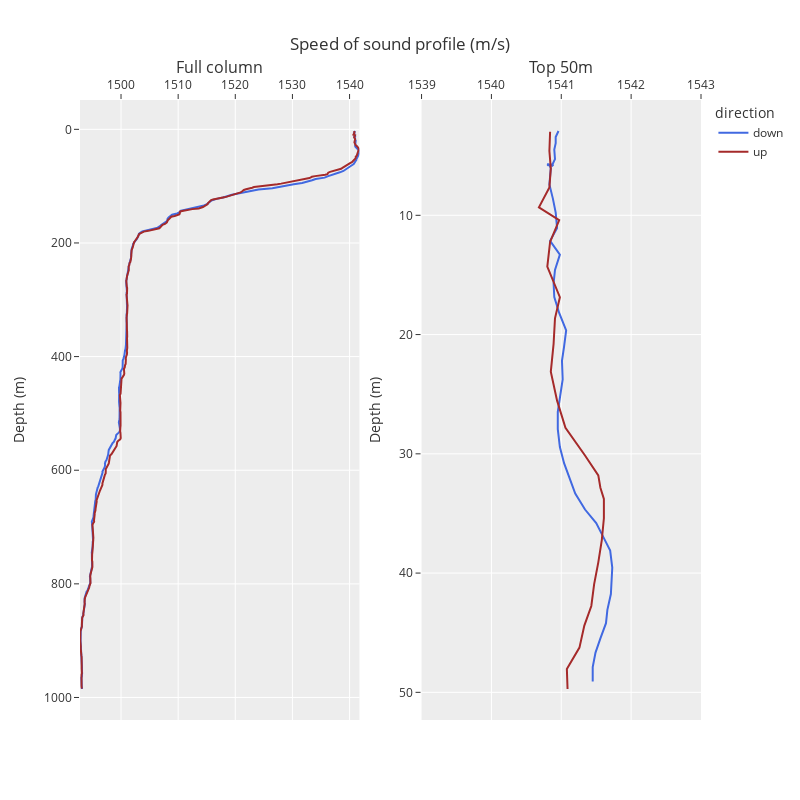

This figure's notebook cell:
### Markdown cell above
### Speed of sound profiles

### Code cell
fig = make_subplots(
    rows=1,cols=2,
    subplot_titles=("Full column","Top 50m")
                   )

fig.add_trace(
    go.Scatter(x=df_down['SoS'],y=df_down['Depth'],line=dict(color='royalblue'),showlegend=False),
    row=1,col=1
)

fig.add_trace(
    go.Scatter(x=df_up['SoS'],y=df_up['Depth'],line=dict(color='brown'),showlegend=False),
    row=1,col=1
)


fig.add_trace(
    go.Scatter(x=top_down["SoS"],y=top_down["Depth"],line=dict(color='royalblue'),name='down'),
    row=1,col=2
)

fig.add_trace(
    go.Scatter(x=top_up["SoS"],y=top_up["Depth"],line=dict(color='brown'),name='up'),
    row=1,col=2
)


fig.update_yaxes(autorange="reversed", row=1, col=1)
fig.update_yaxes(autorange="reversed", row=1, col=2)
fig.update_xaxes(range=[1539,1543],row=1,col=2)

fig.update_layout(
    title_text="Speed of sound profile (m/s)",
    xaxis2={'side':'top'},
    xaxis={'side':'top'},
    yaxis_title="Depth (m)",
    yaxis2_title="Depth (m)",
    legend_title="direction",
    template='ggplot2',
    height=800,
    width=800,
    
    
)
fig.update_annotations(yshift=20)

#fig.layout

### Figure 1 — Plotly figure (JSON) as saved in the notebook; plotly's stock layout.template omitted (floating-point values rounded to 4 significant figures; data arrays with more than 128 entries replaced by an {"elided": "..."} marker saying what was removed)
{"data": [{"line": {"color": "royalblue"}, "showlegend": false, "type": "scatter", "x": {"elided": "532 float values"}, "xaxis": "x", "y": {"elided": "532 float values"}, "yaxis": "y"}, {"line": {"color": "brown"}, "showlegend": false, "type": "scatter", "x": {"elided": "501 float values"}, "xaxis": "x", "y": {"elided": "501 float values"}, "yaxis": "y"}, {"line": {"color": "royalblue"}, "name": "down", "type": "scatter", "x": [1541.0, 1541.0, 1541.0, 1541.0, 1541.0, 1541.0, 1541.0, 1541.0, 1541.0, 1541.0, 1541.0, 1541.0, 1541.0, 1541.0, 1541.0, 1541.0, 1541.0, 1541.0, 1541.0, 1541.0, 1541.0, 1541.0, 1541.0, 1541.0, 1541.0, 1541.0, 1541.0, 1541.0, 1541.0, 1541.0, 1541.0, 1541.0, 1541.0, 1541.0, 1541.0, 1541.0, 1541.0, 1541.0, 1541.0, 1541.0, 1541.0, 1541.0, 1541.0, 1541.0, 1541.0, 1541.0, 1541.0, 1541.0, 1541.0, 1541.0, 1541.0, 1541.0, 1541.0, 1541.0, 1541.0, 1541.0, 1541.0, 1541.0, 1541.0, 1542.0, 1542.0, 1542.0, 1542.0, 1542.0, 1542.0, 1542.0, 1542.0, 1542.0, 1541.0, 1541.0, 1541.0], "xaxis": "x2", "y": [2.93, 3.44, 3.95, 4.48, 5.29, 5.78, 5.79, 5.77, 5.75, 5.81, 5.78, 5.78, 5.81, 5.81, 5.78, 5.69, 5.81, 5.77, 5.69, 5.79, 5.85, 5.79, 5.8, 5.75, 5.8, 5.76, 5.79, 5.74, 5.81, 5.74, 5.69, 5.78, 5.79, 5.75, 5.79, 5.75, 6.07, 7.41, 8.6, 9.77, 11.07, 12.14, 13.29, 14.58, 15.69, 16.85, 18.19, 19.65, 21.02, 22.2, 23.76, 25.26, 26.48, 27.93, 29.43, 30.78, 32.02, 33.33, 34.67, 35.81, 36.84, 38.12, 39.54, 40.62, 41.76, 43.08, 44.2, 45.47, 46.67, 47.89, 49.1], "yaxis": "y2"}, {"line": {"color": "brown"}, "name": "up", "type": "scatter", "x": [1541.0, 1541.0, 1541.0, 1541.0, 1541.0, 1541.0, 1542.0, 1542.0, 1542.0, 1542.0, 1542.0, 1542.0, 1541.0, 1541.0, 1541.0, 1541.0, 1541.0, 1541.0, 1541.0, 1541.0, 1541.0, 1541.0, 1541.0, 1541.0, 1541.0, 1541.0, 1541.0], "xaxis": "x2", "y": [49.72, 48.04, 46.25, 44.4, 42.76, 40.95, 39.1, 37.23, 35.4, 33.78, 32.84, 31.81, 30.14, 27.82, 25.54, 23.12, 20.78, 18.64, 16.87, 14.3, 12.23, 10.4, 9.33, 7.66, 6.07, 4.61, 3], "yaxis": "y2"}], "layout": {"annotations": [{"font": {"size": 16}, "showarrow": false, "text": "Full column", "x": 0.225, "xanchor": "center", "xref": "paper", "y": 1, "yanchor": "bottom", "yref": "paper", "yshift": 20}, {"font": {"size": 16}, "showarrow": false, "text": "Top 50m", "x": 0.775, "xanchor": "center", "xref": "paper", "y": 1, "yanchor": "bottom", "yref": "paper", "yshift": 20}], "height": 800, "legend": {"title": {"text": "direction"}}, "title": {"text": "Speed of sound profile (m/s)"}, "width": 800, "xaxis": {"anchor": "y", "autorange": true, "domain": [0, 0.45], "range": [1493.0, 1542.0], "side": "top", "type": "linear"}, "xaxis2": {"anchor": "y2", "domain": [0.55, 1], "range": [1539, 1543], "side": "top", "type": "linear"}, "yaxis": {"anchor": "x", "autorange": true, "domain": [0, 1], "range": [1040.0, -51.63], "title": {"text": "Depth (m)"}, "type": "linear"}, "yaxis2": {"anchor": "x2", "autorange": true, "domain": [0, 1], "range": [52.32, 0.3306], "title": {"text": "Depth (m)"}, "type": "linear"}}}
